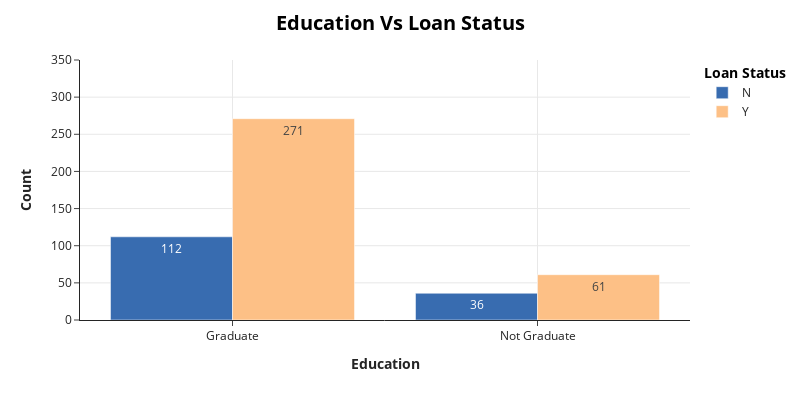
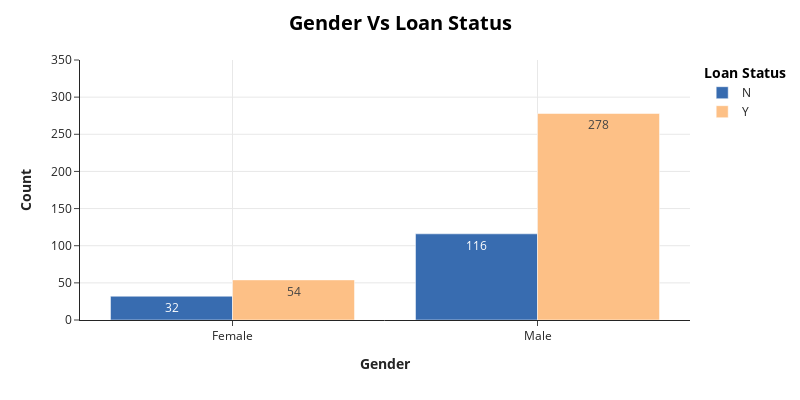
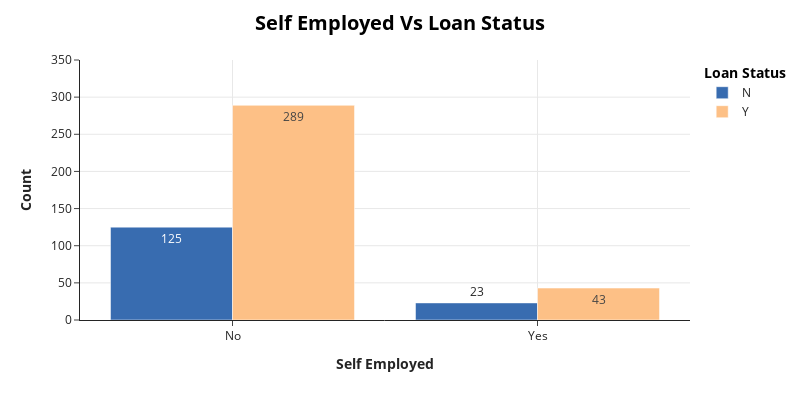
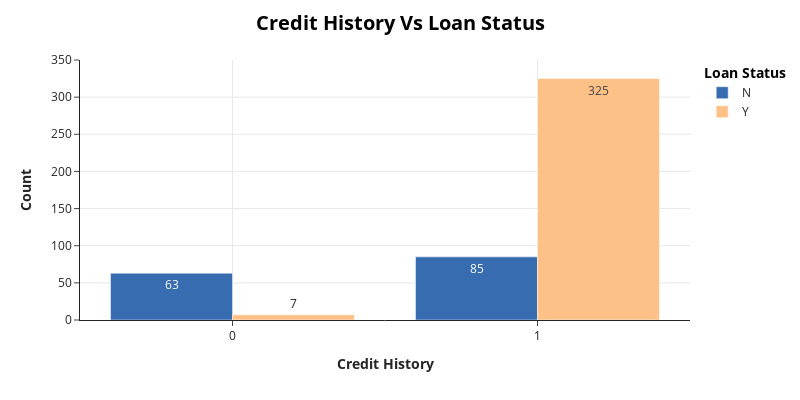

Notebook source saved alongside these figures, in order:
### Code cell
for col in ['Education', 'Gender', 'Self_Employed', 'Credit_History','Married']:
    df = get_loan_data(col)
    col_label = col.replace("_", " ")
    fig1 = px.bar(data_frame=df, x=col, y='Count', color='Loan_Status', barmode='group', color_discrete_sequence=tricolor, text_auto=True, template='simple_white')
    
    fig1.update_layout(yaxis_range=[0,350])
    fig1.update_yaxes(showgrid=True)
    fig1.update_xaxes(showgrid=True)
    
    fig1.update_layout(height=400, width=800,
                      title=f'<b>{col_label} Vs Loan Status</b>',
                      title_font_color="#000000",
                      title_font_size=20,
                      title_xanchor="center",
                      title_x=0.5,
                      xaxis_title=f"<b>{col_label}</b>",
                      yaxis_title="<b>Count</b>",
                      legend_title='<b>Loan Status</b>',
                      legend_title_font_color="#000000",
                      plot_bgcolor ='#ffffff')
    
    fig1.show()

### Figure 1 — Plotly figure (JSON) as saved in the notebook; plotly's stock layout.template omitted (floating-point values rounded to 4 significant figures)
{"data": [{"alignmentgroup": "True", "hovertemplate": "Loan_Status=N<br>Education=%{x}<br>Count=%{y}<extra></extra>", "legendgroup": "N", "marker": {"color": "#386cb0", "pattern": {"shape": ""}}, "name": "N", "offsetgroup": "N", "orientation": "v", "showlegend": true, "textposition": "auto", "texttemplate": "%{y}", "type": "bar", "x": ["Graduate", "Not Graduate"], "xaxis": "x", "y": [112, 36], "yaxis": "y"}, {"alignmentgroup": "True", "hovertemplate": "Loan_Status=Y<br>Education=%{x}<br>Count=%{y}<extra></extra>", "legendgroup": "Y", "marker": {"color": "#fdc086", "pattern": {"shape": ""}}, "name": "Y", "offsetgroup": "Y", "orientation": "v", "showlegend": true, "textposition": "auto", "texttemplate": "%{y}", "type": "bar", "x": ["Graduate", "Not Graduate"], "xaxis": "x", "y": [271, 61], "yaxis": "y"}], "layout": {"barmode": "group", "height": 400, "legend": {"title": {"font": {"color": "#000000"}, "text": "<b>Loan Status</b>"}, "tracegroupgap": 0}, "margin": {"t": 60}, "plot_bgcolor": "#ffffff", "title": {"font": {"color": "#000000", "size": 20}, "text": "<b>Education Vs Loan Status</b>", "x": 0.5, "xanchor": "center"}, "width": 800, "xaxis": {"anchor": "y", "domain": [0, 1], "showgrid": true, "title": {"text": "<b>Education</b>"}}, "yaxis": {"anchor": "x", "domain": [0, 1], "range": [0, 350], "showgrid": true, "title": {"text": "<b>Count</b>"}}}}

### Figure 2 — Plotly figure (JSON) as saved in the notebook; plotly's stock layout.template omitted (floating-point values rounded to 4 significant figures)
{"data": [{"alignmentgroup": "True", "hovertemplate": "Loan_Status=N<br>Gender=%{x}<br>Count=%{y}<extra></extra>", "legendgroup": "N", "marker": {"color": "#386cb0", "pattern": {"shape": ""}}, "name": "N", "offsetgroup": "N", "orientation": "v", "showlegend": true, "textposition": "auto", "texttemplate": "%{y}", "type": "bar", "x": ["Female", "Male"], "xaxis": "x", "y": [32, 116], "yaxis": "y"}, {"alignmentgroup": "True", "hovertemplate": "Loan_Status=Y<br>Gender=%{x}<br>Count=%{y}<extra></extra>", "legendgroup": "Y", "marker": {"color": "#fdc086", "pattern": {"shape": ""}}, "name": "Y", "offsetgroup": "Y", "orientation": "v", "showlegend": true, "textposition": "auto", "texttemplate": "%{y}", "type": "bar", "x": ["Female", "Male"], "xaxis": "x", "y": [54, 278], "yaxis": "y"}], "layout": {"barmode": "group", "height": 400, "legend": {"title": {"font": {"color": "#000000"}, "text": "<b>Loan Status</b>"}, "tracegroupgap": 0}, "margin": {"t": 60}, "plot_bgcolor": "#ffffff", "title": {"font": {"color": "#000000", "size": 20}, "text": "<b>Gender Vs Loan Status</b>", "x": 0.5, "xanchor": "center"}, "width": 800, "xaxis": {"anchor": "y", "domain": [0, 1], "showgrid": true, "title": {"text": "<b>Gender</b>"}}, "yaxis": {"anchor": "x", "domain": [0, 1], "range": [0, 350], "showgrid": true, "title": {"text": "<b>Count</b>"}}}}

### Figure 3 — Plotly figure (JSON) as saved in the notebook; plotly's stock layout.template omitted (floating-point values rounded to 4 significant figures)
{"data": [{"alignmentgroup": "True", "hovertemplate": "Loan_Status=N<br>Self_Employed=%{x}<br>Count=%{y}<extra></extra>", "legendgroup": "N", "marker": {"color": "#386cb0", "pattern": {"shape": ""}}, "name": "N", "offsetgroup": "N", "orientation": "v", "showlegend": true, "textposition": "auto", "texttemplate": "%{y}", "type": "bar", "x": ["No", "Yes"], "xaxis": "x", "y": [125, 23], "yaxis": "y"}, {"alignmentgroup": "True", "hovertemplate": "Loan_Status=Y<br>Self_Employed=%{x}<br>Count=%{y}<extra></extra>", "legendgroup": "Y", "marker": {"color": "#fdc086", "pattern": {"shape": ""}}, "name": "Y", "offsetgroup": "Y", "orientation": "v", "showlegend": true, "textposition": "auto", "texttemplate": "%{y}", "type": "bar", "x": ["No", "Yes"], "xaxis": "x", "y": [289, 43], "yaxis": "y"}], "layout": {"barmode": "group", "height": 400, "legend": {"title": {"font": {"color": "#000000"}, "text": "<b>Loan Status</b>"}, "tracegroupgap": 0}, "margin": {"t": 60}, "plot_bgcolor": "#ffffff", "title": {"font": {"color": "#000000", "size": 20}, "text": "<b>Self Employed Vs Loan Status</b>", "x": 0.5, "xanchor": "center"}, "width": 800, "xaxis": {"anchor": "y", "domain": [0, 1], "showgrid": true, "title": {"text": "<b>Self Employed</b>"}}, "yaxis": {"anchor": "x", "domain": [0, 1], "range": [0, 350], "showgrid": true, "title": {"text": "<b>Count</b>"}}}}

### Figure 4 — Plotly figure (JSON) as saved in the notebook; plotly's stock layout.template omitted (floating-point values rounded to 4 significant figures)
{"data": [{"alignmentgroup": "True", "hovertemplate": "Loan_Status=N<br>Credit_History=%{x}<br>Count=%{y}<extra></extra>", "legendgroup": "N", "marker": {"color": "#386cb0", "pattern": {"shape": ""}}, "name": "N", "offsetgroup": "N", "orientation": "v", "showlegend": true, "textposition": "auto", "texttemplate": "%{y}", "type": "bar", "x": [0, 1], "xaxis": "x", "y": [63, 85], "yaxis": "y"}, {"alignmentgroup": "True", "hovertemplate": "Loan_Status=Y<br>Credit_History=%{x}<br>Count=%{y}<extra></extra>", "legendgroup": "Y", "marker": {"color": "#fdc086", "pattern": {"shape": ""}}, "name": "Y", "offsetgroup": "Y", "orientation": "v", "showlegend": true, "textposition": "auto", "texttemplate": "%{y}", "type": "bar", "x": [0, 1], "xaxis": "x", "y": [7, 325], "yaxis": "y"}], "layout": {"barmode": "group", "height": 400, "legend": {"title": {"font": {"color": "#000000"}, "text": "<b>Loan Status</b>"}, "tracegroupgap": 0}, "margin": {"t": 60}, "plot_bgcolor": "#ffffff", "title": {"font": {"color": "#000000", "size": 20}, "text": "<b>Credit History Vs Loan Status</b>", "x": 0.5, "xanchor": "center"}, "width": 800, "xaxis": {"anchor": "y", "domain": [0, 1], "showgrid": true, "title": {"text": "<b>Credit History</b>"}}, "yaxis": {"anchor": "x", "domain": [0, 1], "range": [0, 350], "showgrid": true, "title": {"text": "<b>Count</b>"}}}}
